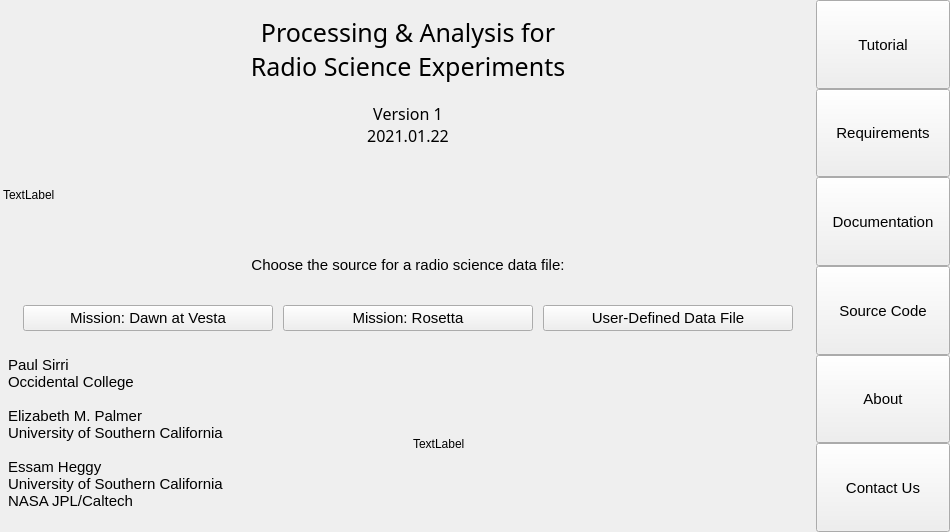
<?xml version="1.0" encoding="UTF-8"?>
<ui version="4.0">
 <class>MainWindow</class>
 <widget class="QMainWindow" name="MainWindow">
  <property name="geometry">
   <rect>
    <x>0</x>
    <y>0</y>
    <width>950</width>
    <height>532</height>
   </rect>
  </property>
  <property name="font">
   <font>
    <family>Arial</family>
    <pointsize>9</pointsize>
   </font>
  </property>
  <property name="windowTitle">
   <string>MainWindow</string>
  </property>
  <widget class="QWidget" name="centralwidget">
   <layout class="QGridLayout" name="gridLayout">
    <property name="leftMargin">
     <number>0</number>
    </property>
    <property name="topMargin">
     <number>0</number>
    </property>
    <property name="rightMargin">
     <number>0</number>
    </property>
    <property name="bottomMargin">
     <number>0</number>
    </property>
    <item row="0" column="0">
     <layout class="QHBoxLayout" name="horizontalLayout" stretch="2,1">
      <property name="spacing">
       <number>0</number>
      </property>
      <item>
       <layout class="QVBoxLayout" name="vlayout_primary">
        <property name="spacing">
         <number>10</number>
        </property>
        <property name="leftMargin">
         <number>3</number>
        </property>
        <property name="topMargin">
         <number>15</number>
        </property>
        <property name="rightMargin">
         <number>3</number>
        </property>
        <property name="bottomMargin">
         <number>0</number>
        </property>
        <item>
         <widget class="QLabel" name="lbl_title">
          <property name="font">
           <font>
            <family>Bahnschrift SemiLight</family>
            <pointsize>19</pointsize>
           </font>
          </property>
          <property name="text">
           <string>Processing &amp; Analysis for
Radio Science Experiments</string>
          </property>
          <property name="alignment">
           <set>Qt::AlignCenter</set>
          </property>
         </widget>
        </item>
        <item>
         <widget class="QLabel" name="lbl_version">
          <property name="sizePolicy">
           <sizepolicy hsizetype="Preferred" vsizetype="Preferred">
            <horstretch>0</horstretch>
            <verstretch>0</verstretch>
           </sizepolicy>
          </property>
          <property name="font">
           <font>
            <family>Bahnschrift Light</family>
            <pointsize>12</pointsize>
            <weight>50</weight>
            <italic>false</italic>
            <bold>false</bold>
            <underline>false</underline>
            <strikeout>false</strikeout>
            <kerning>true</kerning>
           </font>
          </property>
          <property name="frameShape">
           <enum>QFrame::NoFrame</enum>
          </property>
          <property name="text">
           <string>Version 1
2021.01.22</string>
          </property>
          <property name="alignment">
           <set>Qt::AlignCenter</set>
          </property>
         </widget>
        </item>
        <item>
         <widget class="QLabel" name="label_parselogo">
          <property name="text">
           <string>TextLabel</string>
          </property>
         </widget>
        </item>
        <item>
         <widget class="QLabel" name="lbl_open_desc">
          <property name="font">
           <font>
            <family>Arial</family>
            <pointsize>11</pointsize>
           </font>
          </property>
          <property name="text">
           <string>Choose the source for a radio science data file:</string>
          </property>
          <property name="alignment">
           <set>Qt::AlignCenter</set>
          </property>
         </widget>
        </item>
        <item>
         <layout class="QHBoxLayout" name="horizontalLayout_3">
          <property name="leftMargin">
           <number>20</number>
          </property>
          <property name="rightMargin">
           <number>20</number>
          </property>
          <item>
           <widget class="QPushButton" name="btn_dawnvesta">
            <property name="enabled">
             <bool>true</bool>
            </property>
            <property name="minimumSize">
             <size>
              <width>250</width>
              <height>0</height>
             </size>
            </property>
            <property name="font">
             <font>
              <family>Arial</family>
              <pointsize>11</pointsize>
             </font>
            </property>
            <property name="text">
             <string>Mission: Dawn at Vesta</string>
            </property>
           </widget>
          </item>
          <item>
           <widget class="QPushButton" name="btn_rosetta">
            <property name="minimumSize">
             <size>
              <width>250</width>
              <height>0</height>
             </size>
            </property>
            <property name="font">
             <font>
              <pointsize>11</pointsize>
             </font>
            </property>
            <property name="text">
             <string>Mission: Rosetta</string>
            </property>
           </widget>
          </item>
          <item>
           <widget class="QPushButton" name="btn_userfile">
            <property name="minimumSize">
             <size>
              <width>250</width>
              <height>0</height>
             </size>
            </property>
            <property name="font">
             <font>
              <pointsize>11</pointsize>
             </font>
            </property>
            <property name="text">
             <string>User-Defined Data File</string>
            </property>
           </widget>
          </item>
         </layout>
        </item>
        <item>
         <layout class="QHBoxLayout" name="horizontalLayout_2">
          <property name="topMargin">
           <number>15</number>
          </property>
          <item>
           <widget class="QLabel" name="lbl_authors">
            <property name="font">
             <font>
              <family>Arial</family>
              <pointsize>11</pointsize>
             </font>
            </property>
            <property name="text">
             <string>Paul Sirri
Occidental College

Elizabeth M. Palmer
University of Southern California

Essam Heggy
University of Southern California
NASA JPL/Caltech
</string>
            </property>
            <property name="alignment">
             <set>Qt::AlignBottom|Qt::AlignLeading|Qt::AlignLeft</set>
            </property>
            <property name="indent">
             <number>5</number>
            </property>
           </widget>
          </item>
          <item>
           <widget class="QLabel" name="label_usclogo">
            <property name="text">
             <string>TextLabel</string>
            </property>
           </widget>
          </item>
         </layout>
        </item>
       </layout>
      </item>
      <item>
       <layout class="QVBoxLayout" name="vlayout_options">
        <property name="spacing">
         <number>0</number>
        </property>
        <item>
         <widget class="QPushButton" name="btn_tutorial">
          <property name="enabled">
           <bool>true</bool>
          </property>
          <property name="sizePolicy">
           <sizepolicy hsizetype="Minimum" vsizetype="Minimum">
            <horstretch>0</horstretch>
            <verstretch>0</verstretch>
           </sizepolicy>
          </property>
          <property name="minimumSize">
           <size>
            <width>0</width>
            <height>45</height>
           </size>
          </property>
          <property name="font">
           <font>
            <pointsize>11</pointsize>
           </font>
          </property>
          <property name="text">
           <string>Tutorial</string>
          </property>
         </widget>
        </item>
        <item>
         <widget class="QPushButton" name="btn_requirements">
          <property name="enabled">
           <bool>true</bool>
          </property>
          <property name="sizePolicy">
           <sizepolicy hsizetype="Minimum" vsizetype="Minimum">
            <horstretch>0</horstretch>
            <verstretch>0</verstretch>
           </sizepolicy>
          </property>
          <property name="minimumSize">
           <size>
            <width>0</width>
            <height>45</height>
           </size>
          </property>
          <property name="font">
           <font>
            <pointsize>11</pointsize>
           </font>
          </property>
          <property name="text">
           <string>Requirements</string>
          </property>
         </widget>
        </item>
        <item>
         <widget class="QPushButton" name="btn_documentation">
          <property name="enabled">
           <bool>true</bool>
          </property>
          <property name="sizePolicy">
           <sizepolicy hsizetype="Minimum" vsizetype="Minimum">
            <horstretch>0</horstretch>
            <verstretch>0</verstretch>
           </sizepolicy>
          </property>
          <property name="minimumSize">
           <size>
            <width>0</width>
            <height>45</height>
           </size>
          </property>
          <property name="font">
           <font>
            <pointsize>11</pointsize>
           </font>
          </property>
          <property name="text">
           <string>Documentation</string>
          </property>
         </widget>
        </item>
        <item>
         <widget class="QPushButton" name="btn_sourcecode">
          <property name="sizePolicy">
           <sizepolicy hsizetype="Minimum" vsizetype="Minimum">
            <horstretch>0</horstretch>
            <verstretch>0</verstretch>
           </sizepolicy>
          </property>
          <property name="minimumSize">
           <size>
            <width>0</width>
            <height>45</height>
           </size>
          </property>
          <property name="font">
           <font>
            <pointsize>11</pointsize>
           </font>
          </property>
          <property name="text">
           <string>Source Code</string>
          </property>
         </widget>
        </item>
        <item>
         <widget class="QPushButton" name="btn_about">
          <property name="enabled">
           <bool>true</bool>
          </property>
          <property name="sizePolicy">
           <sizepolicy hsizetype="Minimum" vsizetype="Minimum">
            <horstretch>0</horstretch>
            <verstretch>0</verstretch>
           </sizepolicy>
          </property>
          <property name="minimumSize">
           <size>
            <width>0</width>
            <height>45</height>
           </size>
          </property>
          <property name="font">
           <font>
            <pointsize>11</pointsize>
           </font>
          </property>
          <property name="text">
           <string>About</string>
          </property>
         </widget>
        </item>
        <item>
         <widget class="QPushButton" name="btn_contact">
          <property name="enabled">
           <bool>true</bool>
          </property>
          <property name="sizePolicy">
           <sizepolicy hsizetype="Minimum" vsizetype="Minimum">
            <horstretch>0</horstretch>
            <verstretch>0</verstretch>
           </sizepolicy>
          </property>
          <property name="minimumSize">
           <size>
            <width>0</width>
            <height>45</height>
           </size>
          </property>
          <property name="font">
           <font>
            <pointsize>11</pointsize>
           </font>
          </property>
          <property name="text">
           <string>Contact Us</string>
          </property>
         </widget>
        </item>
       </layout>
      </item>
     </layout>
    </item>
   </layout>
  </widget>
 </widget>
 <resources/>
 <connections/>
</ui>
